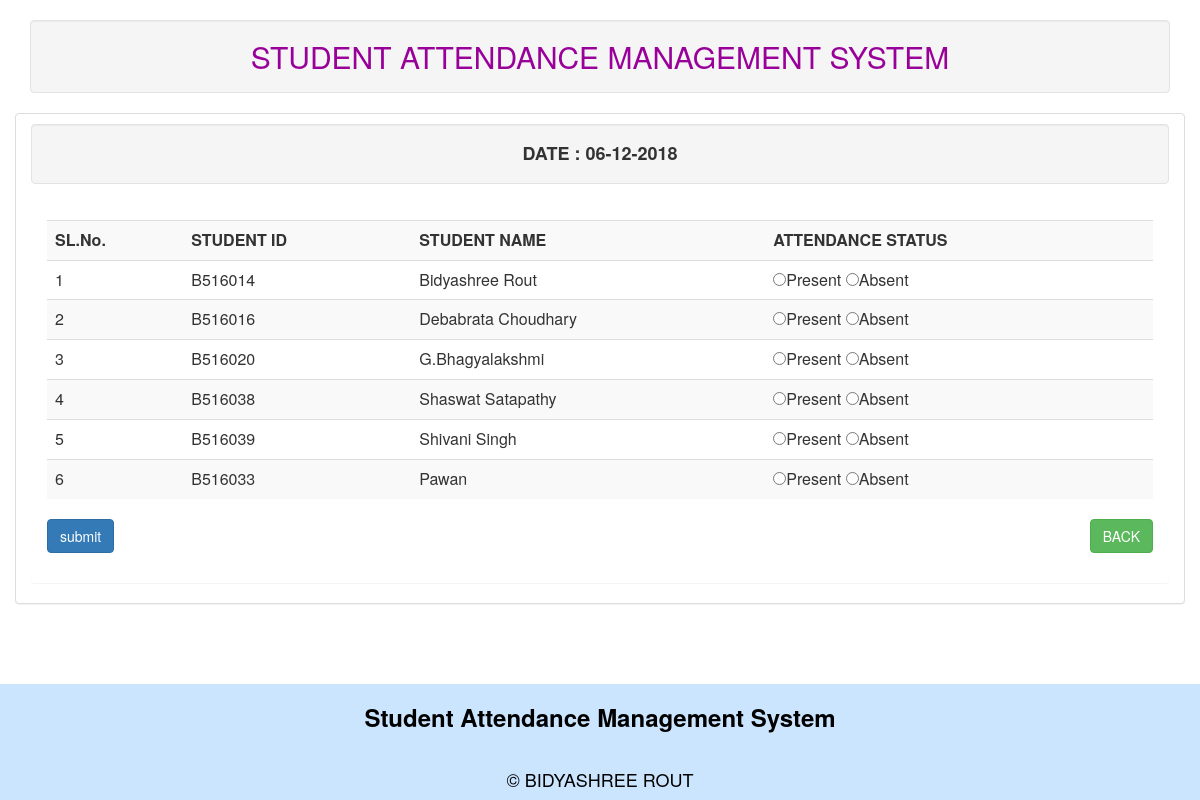
/ce_attendance_register_rdbms.php, run on the app's committed database.
### tables this page shows
CREATE TABLE IF NOT EXISTS `student` (
  `sid` varchar(10) NOT NULL,
  `sname` varchar(25) DEFAULT NULL,
  `branch` varchar(15) DEFAULT NULL,
  `address` varchar(80) DEFAULT NULL,
  `dob` varchar(15) DEFAULT NULL,
  `sex` varchar(10) DEFAULT NULL,
  `sem` varchar(10) DEFAULT NULL,
  `mobno` varchar(10) DEFAULT NULL,
  PRIMARY KEY (`sid`)
);

### ce_attendance_register_rdbms.php (the view, shortened to what this page needs)
<?php
include("db.php");
include("header.php");
?>
<div class="panel panel-default container ">
	<h4> <div class="well text-center"><b>DATE : <?php echo date("d-m-Y");     ?></b></div></h4>
	 <div class="panel panel-body">
	   <form action="ce_attendance_register_rdbms.php" method="Post">
	     <table class="table table-striped">
		<tr>
		<th>SL.No.</th>
		<th>STUDENT ID</th>
		<th>STUDENT NAME</th>
		<th>ATTENDANCE STATUS</th>
		</tr>
		<?php  $result=mysqli_query($con,"select sid,sname FROM student WHERE branch='CE'");
		$serialnumber=0;
		$counter=0;
		while($row=mysqli_fetch_array($result))
		{
			$serialnumber++;
		?>
		<tr>
		<td>  <?php echo $serialnumber; ?></td>
		<td>  <?php echo $row['sid']; ?>
		</td>
		<td>  <?php echo $row['sname']; ?>
		</td>
	    <td>
		<input type="radio" name="attendance_status[<?php  echo $counter;   ?>]" value="Present">Present</input>
		<input type="radio" name="attendance_status[<?php  echo $counter;   ?>]" value="Absent">Absent</input>
		</td>
	     </tr>
	     <?php
		 $counter++;
		   }
		  ?>
          </table>
		  <input type="submit" name="submit" value="submit" class="btn btn-primary"></input>
		  <a href="ce_subject.php"> <button type="button" name="back" value="back" class="btn btn-success pull-right">BACK</button></a>
		  </form>
</div>
</div>
<?php   include "footer.php"     ?>

### data on the page
student: sid "B516014", sname "Bidyashree Rout"
student: sid "B516016", sname "Debabrata Choudhary"
student: sid "B516020", sname "G.Bhagyalakshmi"
student: sid "B516038", sname "Shaswat Satapathy"
student: sid "B516039", sname "Shivani Singh"
student: sid "B516033", sname "Pawan"
